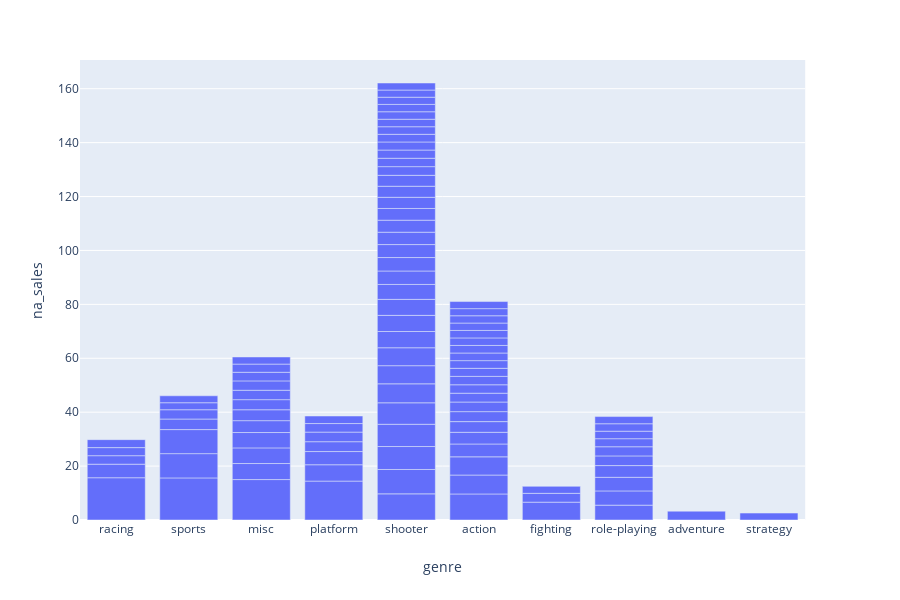

Notebook source saved alongside this figure:
### Code cell
top_genre = games_new.sort_values(by='na_sales', axis=0, ascending=False)[:100]

fig = px.bar(top_platform , 
             x='genre', 
             y='na_sales',
            )

fig.show()

### Figure 1 — Plotly figure (JSON) as saved in the notebook; plotly's stock layout.template omitted (floating-point values rounded to 4 significant figures)
{"data": [{"alignmentgroup": "True", "hoverlabel": {"namelength": 0}, "hovertemplate": "genre=%{x}<br>na_sales=%{y}", "legendgroup": "", "marker": {"color": "#636efa"}, "name": "", "offsetgroup": "", "orientation": "v", "showlegend": false, "textposition": "auto", "type": "bar", "x": ["racing", "sports", "misc", "platform", "shooter", "action", "shooter", "sports", "sports", "shooter", "shooter", "shooter", "shooter", "action", "action", "shooter", "shooter", "fighting", "platform", "shooter", "shooter", "misc", "shooter", "misc", "misc", "shooter", "role-playing", "role-playing", "role-playing", "racing", "shooter", "shooter", "platform", "shooter", "action", "shooter", "shooter", "misc", "role-playing", "action", "shooter", "shooter", "shooter", "shooter", "misc", "action", "sports", "misc", "action", "platform", "role-playing", "action", "platform", "misc", "misc", "sports", "role-playing", "adventure", "action", "fighting", "shooter", "misc", "platform", "racing", "action", "shooter", "action", "shooter", "misc", "shooter", "racing", "action", "role-playing", "racing", "action", "shooter", "action", "action", "shooter", "platform", "role-playing", "action", "shooter", "action", "shooter", "role-playing", "action", "shooter", "action", "shooter", "shooter", "role-playing", "misc", "action", "action", "shooter", "fighting", "sports", "strategy", "sports"], "xaxis": "x", "y": [15.68, 15.61, 15, 14.44, 9.7, 9.66, 9.04, 9.01, 8.92, 8.52, 8.25, 7.97, 7.04, 7.02, 6.76, 6.73, 6.65, 6.62, 6.06, 6.03, 5.99, 5.95, 5.93, 5.8, 5.7, 5.54, 5.51, 5.28, 5.05, 5.03, 4.99, 4.99, 4.89, 4.81, 4.76, 4.59, 4.46, 4.4, 4.35, 4.34, 4.34, 4.15, 4.1, 4.05, 4.05, 3.96, 3.92, 3.74, 3.7, 3.66, 3.59, 3.57, 3.56, 3.49, 3.48, 3.45, 3.4, 3.28, 3.27, 3.27, 3.22, 3.19, 3.17, 3.15, 3.13, 3.11, 3.11, 3.05, 3.04, 2.99, 2.99, 2.99, 2.98, 2.96, 2.85, 2.85, 2.83, 2.81, 2.81, 2.8, 2.79, 2.79, 2.78, 2.77, 2.77, 2.76, 2.74, 2.73, 2.71, 2.67, 2.66, 2.66, 2.64, 2.64, 2.63, 2.61, 2.6, 2.6, 2.57, 2.57], "yaxis": "y"}], "layout": {"barmode": "relative", "height": 600, "legend": {"tracegroupgap": 0}, "margin": {"t": 60}, "xaxis": {"anchor": "y", "domain": [0, 0.98], "title": {"text": "genre"}}, "yaxis": {"anchor": "x", "domain": [0, 1], "title": {"text": "na_sales"}}}}
